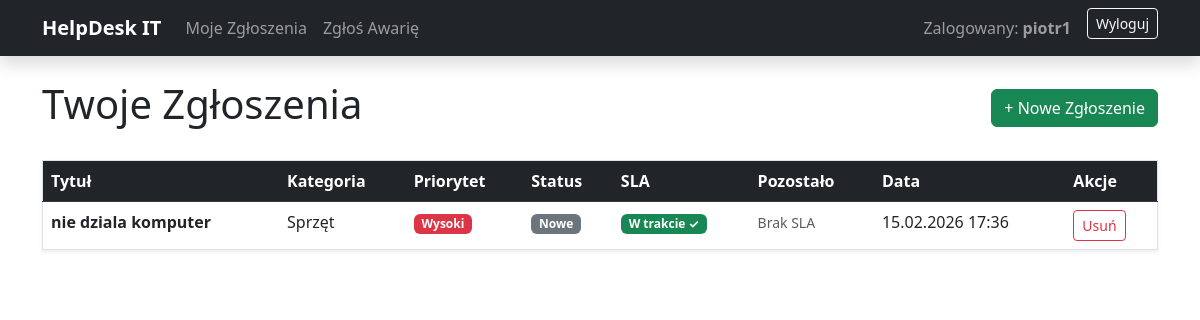
/ (signed in), run on an earlier commit of the app's database.
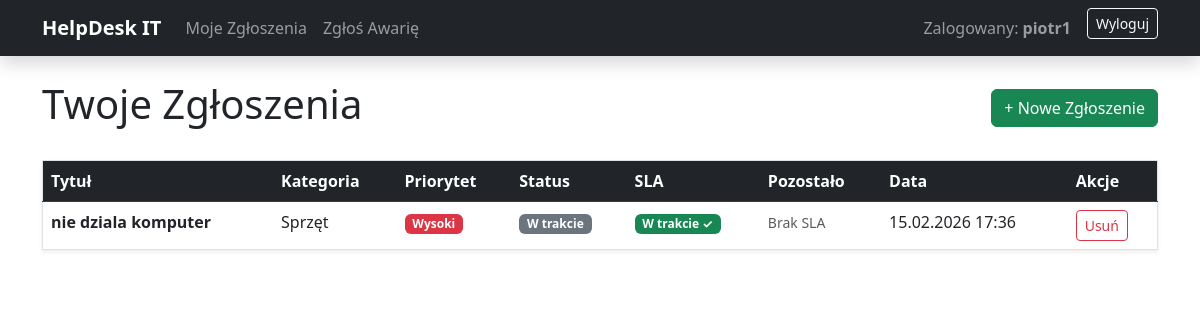
And on a later commit of the database.
### zgloszenia/models.py (models this page shows, shortened)
class Zgloszenie(models.Model):
    KATEGORIE = [
        ('sprzet', 'Sprzęt'),
        ('oprogramowanie', 'Oprogramowanie'),
        ('net', 'Internet'),
    ]
    PRIORYTETY = [
        ('niski', 'Niski'),
        ('wysoki', 'Wysoki'),
    ]
    STATUSY = [
        ('nowe', 'Nowe'),
        ('w_trakcie', 'W trakcie'),
        ('zamkniete', 'Zamknięte'),
    ]
    tytul = models.CharField(max_length=200, verbose_name='Tytuł awarii')
    opis = models.TextField(verbose_name='Opis awarii')
    kategoria = models.CharField(max_length=20, choices=KATEGORIE, default='sprzet')
    priorytet = models.CharField(max_length=20, choices=PRIORYTETY, default='niski')
    status = models.CharField(max_length=20, choices=STATUSY, default='nowe')
    data_utworzenia = models.DateTimeField(auto_now_add=True)
    data_rozwiazania = models.DateTimeField(null=True, blank=True, verbose_name='Data rozwiązania')
    sla_deadline = models.DateTimeField(null=True, blank=True, verbose_name='Termin SLA')
    autor = models.ForeignKey(User, on_delete=models.CASCADE)
    assigned_to = models.ForeignKey(User, on_delete=models.SET_NULL, null=True, blank=True, related_name='przydzielone_zgloszenia', verbose_name='Przydzielono do')
    urzadzenie = models.ForeignKey(Sprzet, on_delete=models.SET_NULL, null=True, blank=True)
    def get_sla_status(self):
        if not self.sla_deadline:
            return 'on_track'
    def get_sla_status_display(self):
        status_map = {
            'on_track': 'W trakcie ✓',
            'at_risk': 'Zagrożenie ⚠',
            'breached': 'Przekroczone ✗',
            'met': 'Spełnione ✓'
        }
        return status_map.get(self.get_sla_status(), 'Nieznany')
    def get_time_remaining(self):
        if not self.sla_deadline:
            return 'Brak SLA'
        remaining = self.sla_deadline - timezone.now()
        hours, remainder = divmod(int(remaining.total_seconds()), 3600)
        minutes = remainder // 60
        return f"{hours}h {minutes}m"
    screenshot = models.ImageField(upload_to='screenshoty/', null=True, blank=True)

### zgloszenia/views.py (the view)
# urls.py: path('', views.lista_zgloszen, name='lista_zgloszen'),
@login_required
def lista_zgloszen(request):
    zgloszenia = Zgloszenie.objects.filter(autor=request.user).order_by('-data_utworzenia')
    return render(request, 'zgloszenia/lista.html', {'zgloszenia': zgloszenia})

### zgloszenia/templates/zgloszenia/lista.html (shortened to what this page needs)
{% extends 'base.html' %}
{% block content %}
<div class="d-flex justify-content-between align-items-center mb-4">
    <h1>Twoje Zgłoszenia</h1>
    <a href="{% url 'nowe_zgloszenie' %}" class="btn btn-success">+ Nowe Zgłoszenie</a>
</div>
<table class="table table-hover shadow-sm border">
    <thead class="table-dark">
        <tr>
            <th>Tytuł</th>
            <th>Kategoria</th>
            <th>Priorytet</th>
            <th>Status</th>
            <th>SLA</th>
            <th>Pozostało</th>
            <th>Data</th>
            <th>Akcje</th>
        </tr>
    </thead>
    <tbody>
        {% for z in zgloszenia %}
        <tr>
            <td>
                <a href="{% url 'szczegoly_zgloszenia' z.pk %}" class="text-decoration-none fw-bold text-dark">
                    {{ z.tytul }}
                </a>
            </td>
            <td>{{ z.get_kategoria_display }}</td>
            <td>
                <span class="badge {% if z.priorytet == 'wysoki' %}bg-danger{% else %}bg-info{% endif %}">
                    {{ z.get_priorytet_display }}
                </span>
            </td>
            <td>
                <span class="badge bg-secondary">{{ z.get_status_display }}</span>
            </td>
            <td>
                {% with sla_status=z.get_sla_status %}
                <span class="badge {% if sla_status == 'on_track' %}bg-success{% elif sla_status == 'at_risk' %}bg-warning text-dark{% elif sla_status == 'breached' %}bg-danger{% else %}bg-info{% endif %}">
                    {{ z.get_sla_status_display }}
                </span>
                {% endwith %}
            </td>
            <td>
                {% if z.status != 'zamkniete' %}
                    <small class="text-muted">{{ z.get_time_remaining }}</small>
                {% else %}
                    <small class="text-muted">-</small>
                {% endif %}
            </td>
            <td> {{ z.data_utworzenia|date:"d.m.Y H:i" }}
            </td>
            <td>
                <a href="{% url 'usun_zgloszenie' z.pk %}" class="btn btn-sm btn-outline-danger"
                   onclick="return confirm('Czy na pewno chcesz usunąć to zgłoszenie?')">
                   Usuń
                </a>
            </td>
        </tr>
        {% empty %}
        <tr>
            <td colspan="8" class="text-center text-muted p-4">Nie masz jeszcze żadnych zgłoszeń.</td>
        </tr>
        {% endfor %}
    </tbody>
</table>
{% endblock %}

What changed in the data, as far as the page shows it:
changed Zgloszenie "nie dziala komputer": status "Nowe" → "W trakcie"
